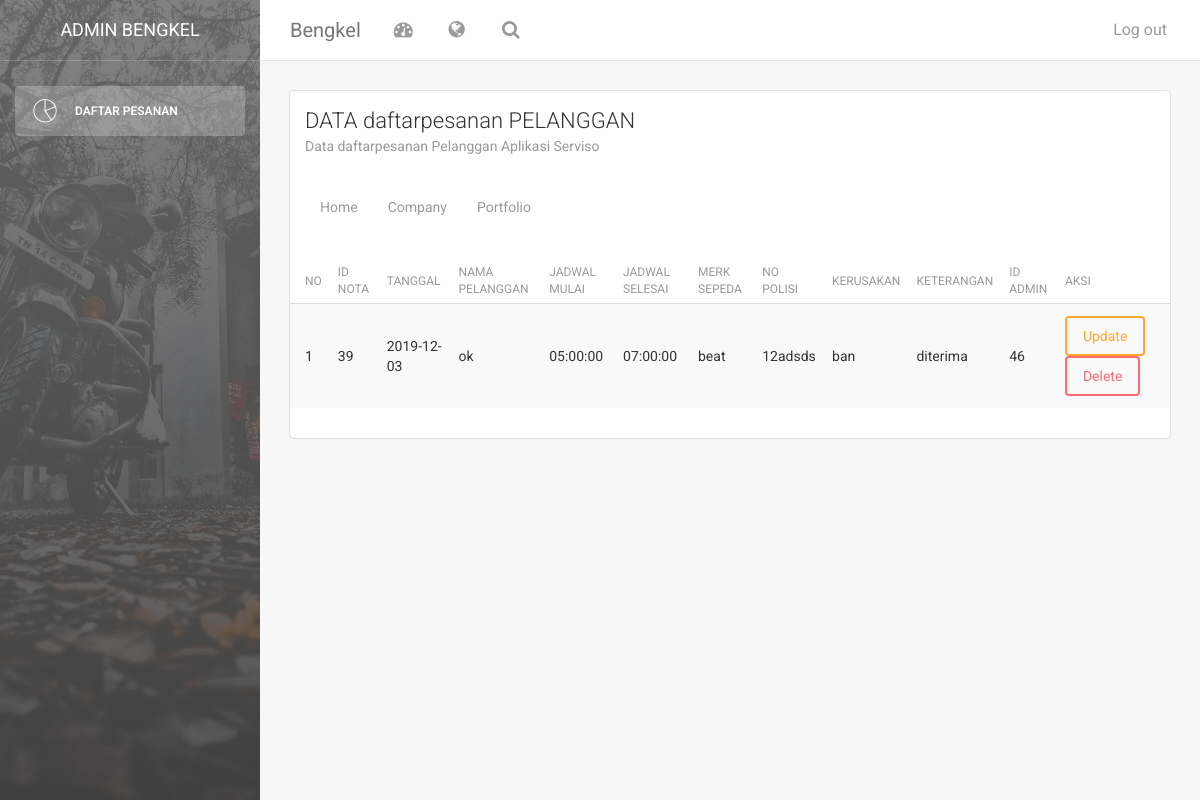
The app's page /index.php/dashboard_bengkel/index, older data.
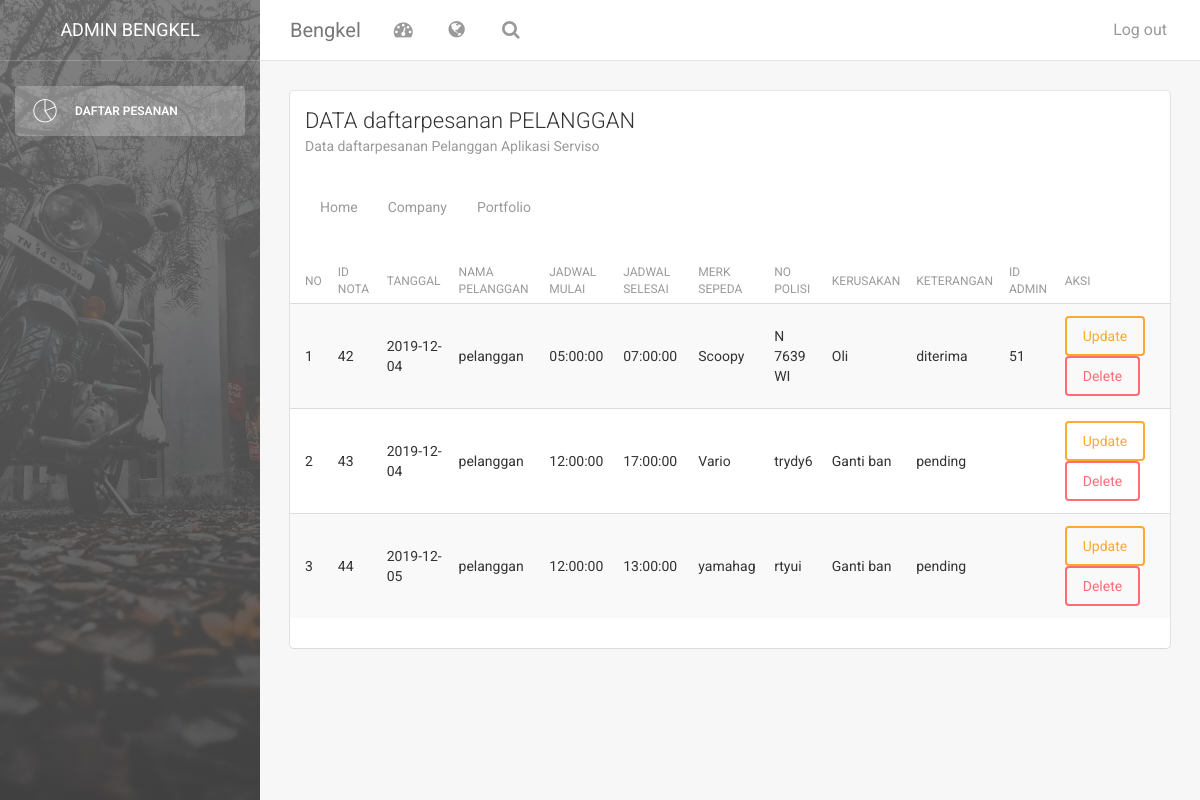
The same page, newer data.
### tables this page shows
CREATE TABLE `unit_sepeda` (
  `id_unit_sepeda` int(50) NOT NULL,
  `nama_pelanggan` varchar(100) NOT NULL,
  `no_polisi` varchar(225) NOT NULL,
  `jenis_sepeda` varchar(225) NOT NULL,
  `merk_sepeda` varchar(225) NOT NULL,
  `kerusakan` text NOT NULL,
  `no_hp` varchar(20) NOT NULL,
  `alamat` text NOT NULL,
  `id_jadwal` int(50) NOT NULL,
  `id_bengkel` int(50) NOT NULL
);

CREATE TABLE `nota` (
  `id_nota` int(50) NOT NULL,
  `nama_pelanggan` varchar(50) NOT NULL,
  `tanggal` date DEFAULT NULL,
  `id_bengkel` int(225) NOT NULL,
  `id_admin` int(50) DEFAULT NULL,
  `keterangan` varchar(255) NOT NULL
);

CREATE TABLE `jadwal` (
  `id_jadwal` int(50) NOT NULL,
  `jadwal_mulai` time NOT NULL,
  `jadwal_selesai` time NOT NULL,
  `id_bengkel` int(11) NOT NULL,
  `status` varchar(10) NOT NULL
);

### application/controllers/dashboard_bengkel.php (called while the page is built, shortened)
<?php
class dashboard_bengkel extends CI_Controller {
	public function __construct()
	{
		$this->load->model('m_daftarpesanan','md');
	}
	public function index()
	{
		$data['konten']="v_daftarpesanan";
		$data['nota']=$this->md->get_unit_nota();
			$this->load->view('dashboard_bengkel_v',$data);
		}
}

### index.php (called while the page is built, shortened)
<?php
require_once BASEPATH.'core/CodeIgniter.php';

### application/models/m_daftarpesanan.php (called while the page is built, shortened)
<?php
class m_daftarpesanan extends CI_Model {
    public function get_unit_nota()
    {
        return $this->db->join('nota','nota.id_bengkel = unit_sepeda.id_bengkel')
                        ->join('jadwal','jadwal.id_jadwal = unit_sepeda.id_jadwal')
                        ->get('unit_sepeda')->result();
    }
}

### application/views/v_daftarpesanan.php (the view, shortened to what this page needs)
<div class="content">
            <div class="container-fluid">
                <div class="row">
                    <div class="col-md-12">
                        <div class="card">
                            <div class="header">
                            <h4 class="title">DATA daftarpesanan PELANGGAN</h4>
                                <p class="category">Data daftarpesanan Pelanggan Aplikasi Serviso</p>
                            </div>
                            <div class="content table-responsive table-full-width">
                                <table class="table table-hover table-striped">
                                    <thead>
                                        <th>NO</th>
                                        <th>ID NOTA</th>
                                        <th>TANGGAL</th>
                                        <th>NAMA PELANGGAN</th>
                                        <th>JADWAL MULAI</th>
                                        <th>JADWAL SELESAI</th>
                                        <th>MERK SEPEDA</th>
                                        <th>NO POLISI</th>
                                        <th>KERUSAKAN</th>
                                        <th>KETERANGAN</th>
                                        <th>ID ADMIN</th>
                                        <th>AKSI</th>
                                    </thead>
                                    <?php
                                     $no=0;
                                 foreach ($nota as $dp) {
                                    $no++;
                                        echo '<tr>
                                            <td>'.$no.'</td>
                                            <td>'.$dp->id_nota.'</td>
                                            <td>'.$dp->tanggal.'</td>
                                            <td>'.$dp->nama_pelanggan.'</td>
                                            <td>'.$dp->jadwal_mulai.'</td>
                                            <td>'.$dp->jadwal_selesai.'</td>
                                            <td>'.$dp->merk_sepeda.'</td>
                                            <td>'.$dp->no_polisi.'</td>
                                            <td>'.$dp->kerusakan.'</td>
                                            <td>'.$dp->keterangan.'</td>
                                            <td>'.$dp->id_admin.'</td>
                                        <td><a href="#update_daftarpesanan" class="btn btn-warning" data-toggle="modal" onclick="detail('.$dp->id_nota.')">Update</a>
                                            <a href="'.base_url('index.php/daftarpesanan/hapus_daftarpesanan/'.$dp->id_nota).'" onclick="return confirm(\'anda yakin?\')" class="btn btn-danger">Delete</a></td>
                                        </tr>';
                                }
                                ?>
                            </div>
                        </div>
                    </div>
                </div>
            </div>
        </div>
        <footer class="footer">
            <div class="container-fluid">
                <nav class="pull-left">
                    <ul>
                        <li>
                            <a href="#">
                                Home
                            </a>
                        </li>
                        <li>
                            <a href="#">
                                Company
                            </a>
                        </li>
                        <li>
                            <a href="#">
                                Portfolio
                            </a>
                        </li>
                    </ul>
                </nav>
            </div>
        </footer>

### application/views/dashboard_bengkel_v.php (shortened to what this page needs)
<!doctype html>
<html lang="en">
<head>
    <link href="<?php echo base_url(); ?>assets/css/bootstrap.min.css" rel="stylesheet" />
    <link href="<?php echo base_url(); ?>assets/css/animate.min.css" rel="stylesheet"/>
    <link href="<?php echo base_url(); ?>assets/css/light-bootstrap-dashboard.css?v=1.4.0" rel="stylesheet"/>
    <link href="<?php echo base_url(); ?>assets/css/demo.css" rel="stylesheet" />
    <link href="http://maxcdn.bootstrapcdn.com/font-awesome/4.2.0/css/font-awesome.min.css" rel="stylesheet">
    <link href="<?php echo base_url(); ?>assets/css/pe-icon-7-stroke.css" rel="stylesheet" />
</head>
<body>
<div class="wrapper">
    <div class="sidebar" data-color="white" data-image="<?php echo base_url(); ?>/assets/img/1.jpeg">
    	<div class="sidebar-wrapper">
            <div class="logo">
                <a href="http://www.creative-tim.com" class="simple-text">
                    ADMIN BENGKEL
                </a>
            </div>
            <ul class="nav">
            <li class="active">
                <a href="<?php echo base_url('index.php/dashboard_c')?>">
                        <i class="pe-7s-graph"></i>
                        <p>Daftar Pesanan</p>
                    </a>
                </li>
            </ul>
    	</div>
    </div>
    <div class="main-panel">
        <nav class="navbar navbar-default navbar-fixed">
            <div class="container-fluid">
                <div class="navbar-header">
                    <a class="navbar-brand" href="#">Bengkel</a>
                </div>
                <div class="collapse navbar-collapse">
                    <ul class="nav navbar-nav navbar-left">
                        <li>
                            <a href="#" class="dropdown-toggle" data-toggle="dropdown">
                                <i class="fa fa-dashboard"></i>
                            </a>
                        </li>
                        <li class="dropdown">
                              <a href="#" class="dropdown-toggle" data-toggle="dropdown">
                                    <i class="fa fa-globe"></i>
                              </a>
                        </li>
                        <li>
                           <a href="">
                                <i class="fa fa-search"></i>
                            </a>
                        </li>
                    </ul>
                    <ul class="nav navbar-nav navbar-right">
                        <li>
                            <a href="<?php echo base_url('index.php/Login/logout') ?>">
                                <p>Log out</p>
                            </a>
                        </li>
                    </ul>
                </div>
            </div>
        </nav>
        <?php
				$this->load->view($konten);
            ?>
    </div>
</div>
</body>
</html>

Row changes from the older to the newer data that the page shows:
removed unit_sepeda: nota.id_nota "39", nota.tanggal "2019-12-03", nota.nama_pelanggan "ok", id_jadwal.jadwal_mulai "05:00:00", id_jadwal.jadwal_selesai "07:00:00", merk_sepeda "beat", no_polisi "12adsds", kerusakan "ban", nota.keterangan "diterima", nota.id_admin "46"
added unit_sepeda: nota.id_nota "42", nota.tanggal "2019-12-04", nota.nama_pelanggan "pelanggan", id_jadwal.jadwal_mulai "05:00:00", id_jadwal.jadwal_selesai "07:00:00", merk_sepeda "Scoopy", no_polisi "N 7639 WI", kerusakan "Oli", nota.keterangan "diterima", nota.id_admin "51"
added unit_sepeda: nota.id_nota "43", nota.tanggal "2019-12-04", nota.nama_pelanggan "pelanggan", id_jadwal.jadwal_mulai "12:00:00", id_jadwal.jadwal_selesai "17:00:00", merk_sepeda "Vario", no_polisi "trydy6", kerusakan "Ganti ban", nota.keterangan "pending"
added unit_sepeda: nota.id_nota "44", nota.tanggal "2019-12-05", nota.nama_pelanggan "pelanggan", id_jadwal.jadwal_mulai "12:00:00", id_jadwal.jadwal_selesai "13:00:00", merk_sepeda "yamahag", no_polisi "rtyui", kerusakan "Ganti ban", nota.keterangan "pending"
